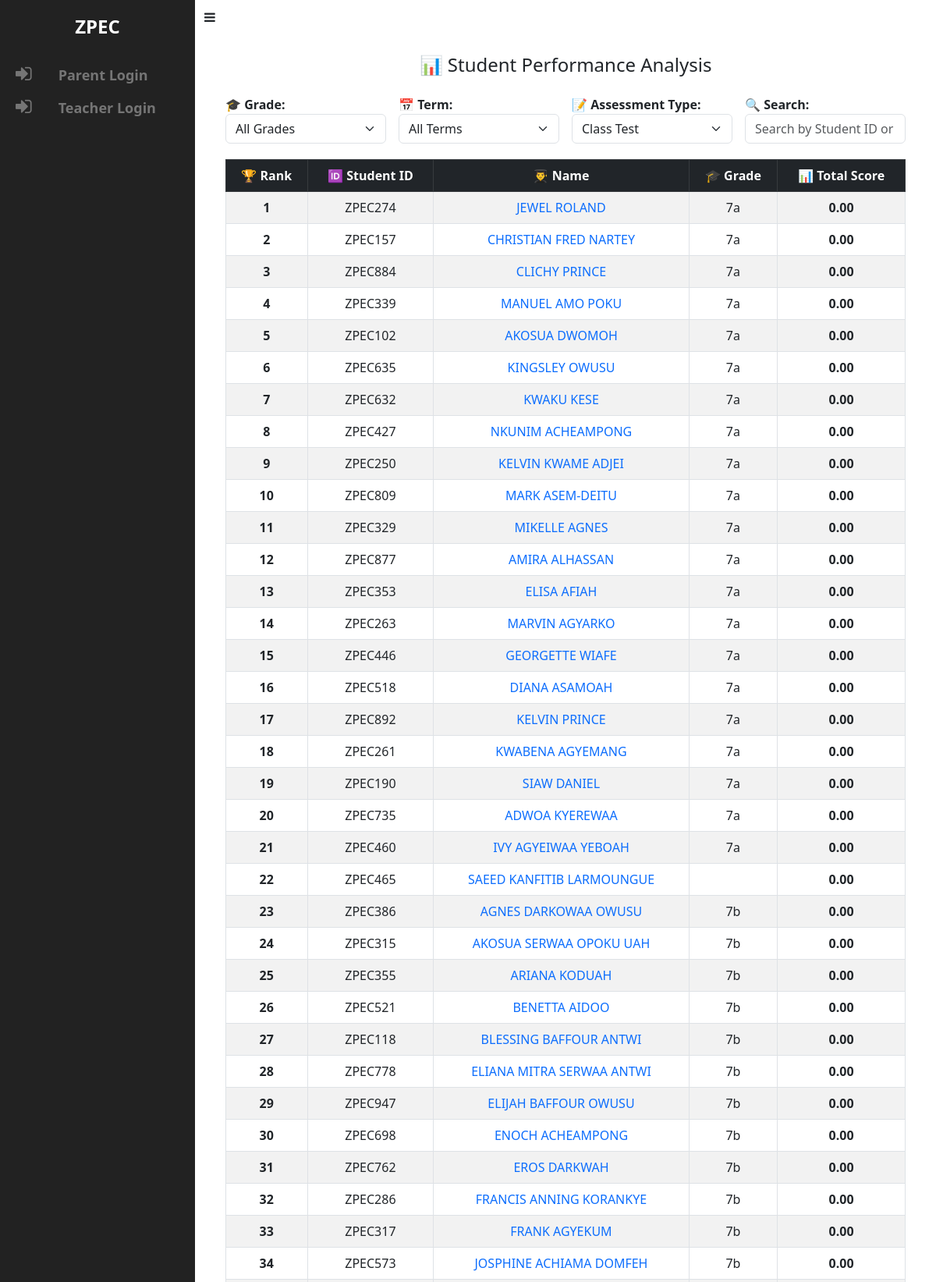
Page /analysis/ (upper part) on the committed database.
### app/models.py (models this page shows, shortened)
class Student(models.Model):
    assessment_choice = models.CharField(max_length=20, choices=ASSESSMENT_CHOICES)
    user = models.OneToOneField(User, on_delete=models.CASCADE, related_name="student_profile", null=True, blank=True)
    student_id = models.CharField(max_length=10, default=generate_student_id, unique=True)
    name = models.CharField(max_length=255)
    grade = models.CharField(max_length=3, choices=GRADE_CHOICES)
    parent_name = models.CharField(max_length=100, blank=True, null=True)  # Made optional
    parent_email = models.EmailField(blank=True, null=True)  # Made optional
    parent_phone = models.CharField(max_length=15, blank=True, null=True)  # Made optional
    password = models.CharField(max_length=10, default=generate_password)

### app/views.py (the view, shortened to what this page needs)
# urls.py: path("analysis/", views.analysis_view, name="analysis"),
def analysis_view(request):
    selected_grade = request.GET.get("grade", "")
    selected_category = request.GET.get("category", "class_test")
    selected_term = request.GET.get("term", "")  # New line to capture selected term
    students = Student.objects.all()
    filter_condition = Q(scores__assessment_type=selected_category)
    if selected_term:
        filter_condition &= Q(scores__term=selected_term)
    student_scores = students.annotate(
        total_score=Sum("scores__score", filter=filter_condition)
    ).order_by("-total_score")
    for student in student_scores:
        student.total_score = student.total_score or 0  # Avoid None values
    context = {
        "students": student_scores,
        "grades": [
            ("7", "All Grade 7"), ("8", "All Grade 8"),
            ("7a", "7A"), ("7b", "7B"), ("7c", "7C"),
            ("8a", "8A"), ("8b", "8B"), ("9", "9")
        ],
        "assessment_categories": [
            ('class_test', 'Class Test'),
            ('monthly_exam', 'Monthly Exam'),
            ('midterm_exam', 'Midterm Exam'),
            ('appraisal_exam', 'Appraisal Exam'),
            ('end_of_term_exam', 'End of Term Exam'),
        ],
        "terms": [("1", "Term 1"), ("2", "Term 2"), ("3", "Term 3")],
        "selected_grade": selected_grade,
        "selected_category": selected_category,
        "selected_term": selected_term,
    }
    return render(request, "analysis.html", context)

### app/templates/analysis.html (shortened to what this page needs)
{% extends "base.html" %}
{% block content %}
{% load custom_filters %}
<h4 style="padding-top: 20px;" class="mb-4 text-center">📊 Student Performance Analysis</h2>
<div class="container mt-4 justify-content-center" style="padding-bottom: 20px;">
    <div class="row g-3 align-items-center justify-content-center">
        <form method="GET" action="{% url 'analysis_view' %}" class="w-100">
            <div class="row g-3 align-items-center justify-content-center">
                <div class="col-md-3">
                    <label for="grade" class="fw-bold">🎓 Grade:</label>
                    <select name="grade" id="grade" class="form-select" onchange="this.form.submit()">
                        <option value="">All Grades</option>
                    </select>
                </div>
                <div class="col-md-3">
                    <label for="term" class="fw-bold">📅 Term:</label>
                    <select name="term" id="term" class="form-select" onchange="this.form.submit()">
                        <option value="">All Terms</option>
                    </select>
                </div>
                <div class="col-md-3">
                    <label for="assessment" class="fw-bold">📝 Assessment Type:</label>
                    <select name="category" id="assessment" class="form-select" onchange="this.form.submit()">
                        {% for assessment in assessment_categories %}
                            <option value="{{ assessment.0 }}" {% if selected_category == assessment.0 %}selected{% endif %}>
                                {{ assessment.1 }}
                            </option>
                        {% endfor %}
                    </select>
                </div>
                <div class="col-md-3">
                    <label class="fw-bold">🔍 Search:</label>
                    <input type="text" id="searchBar" class="form-control" placeholder="Search by Student ID or Name..." onkeyup="filterStudents()">
                </div>
            </div>
        </form>
    </div>
</div>
{% if students %}
<div class="table-responsive container">
    <table class="table table-hover table-striped table-bordered text-center align-middle">
        <thead class="table-dark">
            <tr>
                <th>🏆 Rank</th>
                <th>🆔 Student ID</th>
                <th>👨‍🎓 Name</th>
                <th>🎓 Grade</th>
                <th>📊 Total Score</th>
            </tr>
        </thead>
        <tbody>
            {% for student in students %}
                <tr>
                    <td class="fw-bold">{{ forloop.counter }}</td>
                    <td>{{ student.student_id }}</td>
                    <td>
                        <a href="{% url 'student_detail' student.id %}" class="text-decoration-none">
                            {{ student.name }}
                        </a>
                    </td>
                    <td>{{ student.grade }}</td>
                    <td><strong>{{ student.total_score|floatformat:2 }}</strong></td>
                </tr>
            {% endfor %}
        </tbody>
    </table>
</div>
{% else %}
<div class="alert alert-warning text-center" role="alert">
    ⚠️ No student scores found for the selected category. Please adjust the filters.
</div>
{% endif %}
<link href="https://cdn.jsdelivr.net/npm/bootstrap@5.3.0/dist/css/bootstrap.min.css" rel="stylesheet">
{% endblock %}

### app/templates/base.html (style rules this page uses)
body { padding-bottom: 30px; position: relative; min-height: 100%; }
a { transition: background 0.2s, color 0.2s; }
html, body { height: 100%; }
body { display: flex; flex-direction: column; min-height: 100vh; }

### rows in the picture
Student: student_id "ZPEC274", name "JEWEL ROLAND", grade "7a", total_score "0.00"
Student: student_id "ZPEC157", name "CHRISTIAN FRED NARTEY", grade "7a", total_score "0.00"
Student: student_id "ZPEC884", name "CLICHY PRINCE", grade "7a", total_score "0.00"
Student: student_id "ZPEC339", name "MANUEL AMO POKU", grade "7a", total_score "0.00"
Student: student_id "ZPEC102", name "AKOSUA DWOMOH", grade "7a", total_score "0.00"
Student: student_id "ZPEC635", name "KINGSLEY OWUSU", grade "7a", total_score "0.00"
Student: student_id "ZPEC632", name "KWAKU KESE", grade "7a", total_score "0.00"
Student: student_id "ZPEC427", name "NKUNIM ACHEAMPONG", grade "7a", total_score "0.00"
Student: student_id "ZPEC250", name "KELVIN KWAME ADJEI", grade "7a", total_score "0.00"
Student: student_id "ZPEC809", name "MARK ASEM-DEITU", grade "7a", total_score "0.00"
Student: student_id "ZPEC329", name "MIKELLE AGNES", grade "7a", total_score "0.00"
Student: student_id "ZPEC877", name "AMIRA ALHASSAN", grade "7a", total_score "0.00"
Student: student_id "ZPEC353", name "ELISA AFIAH", grade "7a", total_score "0.00"
Student: student_id "ZPEC263", name "MARVIN AGYARKO", grade "7a", total_score "0.00"
Student: student_id "ZPEC446", name "GEORGETTE WIAFE", grade "7a", total_score "0.00"
Student: student_id "ZPEC518", name "DIANA ASAMOAH", grade "7a", total_score "0.00"
Student: student_id "ZPEC892", name "KELVIN PRINCE", grade "7a", total_score "0.00"
Student: student_id "ZPEC261", name "KWABENA AGYEMANG", grade "7a", total_score "0.00"
Student: student_id "ZPEC190", name "SIAW DANIEL", grade "7a", total_score "0.00"
Student: student_id "ZPEC735", name "ADWOA KYEREWAA", grade "7a", total_score "0.00"
Student: student_id "ZPEC460", name "IVY AGYEIWAA YEBOAH", grade "7a", total_score "0.00"
Student: student_id "ZPEC465", name "SAEED KANFITIB LARMOUNGUE", total_score "0.00"
Student: student_id "ZPEC386", name "AGNES DARKOWAA OWUSU", grade "7b", total_score "0.00"
Student: student_id "ZPEC315", name "AKOSUA SERWAA OPOKU UAH", grade "7b", total_score "0.00"
Student: student_id "ZPEC355", name "ARIANA KODUAH", grade "7b", total_score "0.00"
Student: student_id "ZPEC521", name "BENETTA AIDOO", grade "7b", total_score "0.00"
Student: student_id "ZPEC118", name "BLESSING BAFFOUR ANTWI", grade "7b", total_score "0.00"
Student: student_id "ZPEC778", name "ELIANA MITRA SERWAA ANTWI", grade "7b", total_score "0.00"
Student: student_id "ZPEC947", name "ELIJAH BAFFOUR OWUSU", grade "7b", total_score "0.00"
Student: student_id "ZPEC698", name "ENOCH ACHEAMPONG", grade "7b", total_score "0.00"
Student: student_id "ZPEC762", name "EROS DARKWAH", grade "7b", total_score "0.00"
Student: student_id "ZPEC286", name "FRANCIS ANNING KORANKYE", grade "7b", total_score "0.00"
Student: student_id "ZPEC317", name "FRANK AGYEKUM", grade "7b", total_score "0.00"
Student: student_id "ZPEC573", name "JOSPHINE ACHIAMA DOMFEH", grade "7b", total_score "0.00"

### other values in the picture
form field category "Class Test"
